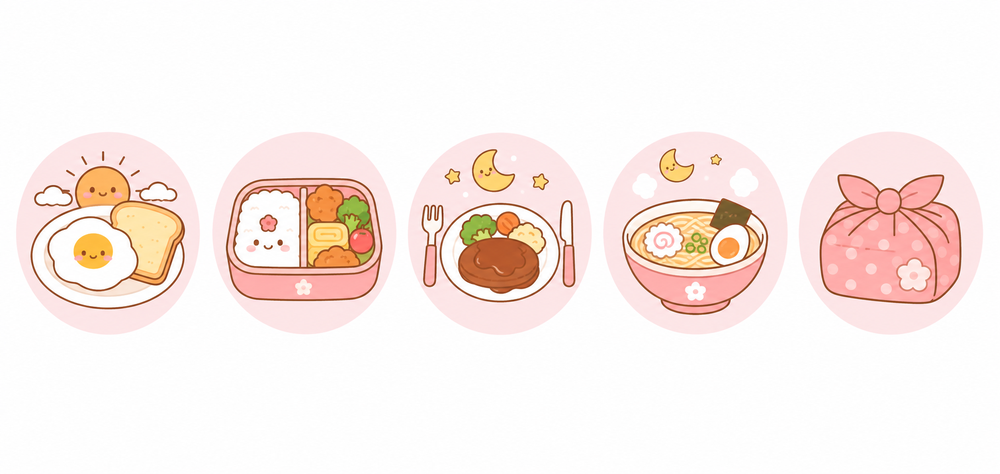
#> input picture 场景分类图标.png, 1000 x 474 px, shrunk from 1821 x 864 before the run
$ python split_icons_individual.py
#> lines starting #> are read from the running program, lines starting #| are printed output that depends on the picture
from PIL import Image
import os

def find_icon_bounding_box(img):
    """找到图标在图片中的边界框（非透明区域）"""
    # 转换为RGBA模式
    img_rgba = img.convert("RGBA")
    width, height = img_rgba.size

    # 获取像素数据
    pixels = img_rgba.load()

    # 初始化边界
    min_x, min_y = width, height
    max_x, max_y = 0, 0

    # 扫描所有像素，找到非透明区域
    for y in range(height):
        for x in range(width):
            r, g, b, a = pixels[x, y]
            if a > 0:  # 非透明像素
                min_x = min(min_x, x)
                min_y = min(min_y, y)
                max_x = max(max_x, x)
                max_y = max(max_y, y)

    return min_x, min_y, max_x, max_y

def split_scene_icons_individual():
    """逐个切分场景分类图标.png - 5个图标"""
    img = Image.open("场景分类图标.png")
#> img is the input picture: PIL image 1000x474 RGB; mean R, G, B 249.8, 238.5, 234.5
    width, height = img.size
#> width = 1000; height = 474
    print(f"场景分类图标.png 尺寸: {width}x{height}")
#| 场景分类图标.png 尺寸: 1000x474

    output_dir = "场景分类图标_individual"
    os.makedirs(output_dir, exist_ok=True)

    # 5个图标水平排列，根据图片观察，图标大致均匀分布
    # 每个图标占宽度的1/5
    icon_width = width // 5
#> icon_width = 200

    for i in range(5):
        print(f"\n处理场景图标 {i+1}...")

        # 先大致裁剪出图标区域
        left = i * icon_width
        upper = 0
        right = (i + 1) * icon_width
        lower = height

        # 裁剪大致区域
        rough_icon = img.crop((left, upper, right, lower))

        # 找到图标的实际边界
        min_x, min_y, max_x, max_y = find_icon_bounding_box(rough_icon)
        print(f"  实际边界: ({min_x}, {min_y}) - ({max_x}, {max_y})")

        # 计算图标尺寸
        icon_w = max_x - min_x
        icon_h = max_y - min_y
        print(f"  图标尺寸: {icon_w}x{icon_h}")

        # 裁剪出实际图标
        actual_icon = rough_icon.crop((min_x, min_y, max_x, max_y))

        # 创建一个正方形画布，将图标放在中心
        canvas_size = max(icon_w, icon_h) + 40  # 添加边距
        canvas = Image.new("RGBA", (canvas_size, canvas_size), (0, 0, 0, 0))

        # 计算居中位置
        paste_x = (canvas_size - icon_w) // 2
        paste_y = (canvas_size - icon_h) // 2

        # 粘贴图标到画布中心
        canvas.paste(actual_icon, (paste_x, paste_y))

        # 保存图标
        icon_name = f"scene_{i+1}.png"
        icon_path = os.path.join(output_dir, icon_name)
        canvas.save(icon_path)
        print(f"  已保存: {icon_path}")
#> this loop made 5 passes
#|   实际边界: (0, 0) - (199, 473)
#|   图标尺寸: 199x473
#|   实际边界: (0, 0) - (199, 473)
#|   图标尺寸: 199x473
#|   实际边界: (0, 0) - (199, 473)
#|   图标尺寸: 199x473
#|   实际边界: (0, 0) - (199, 473)
#|   图标尺寸: 199x473
#|   实际边界: (0, 0) - (199, 473)
#|   图标尺寸: 199x473

def split_method_icons_individual():
    """逐个切分做法分类图标.png - 8个图标"""
    img = Image.open("做法分类图标.png")
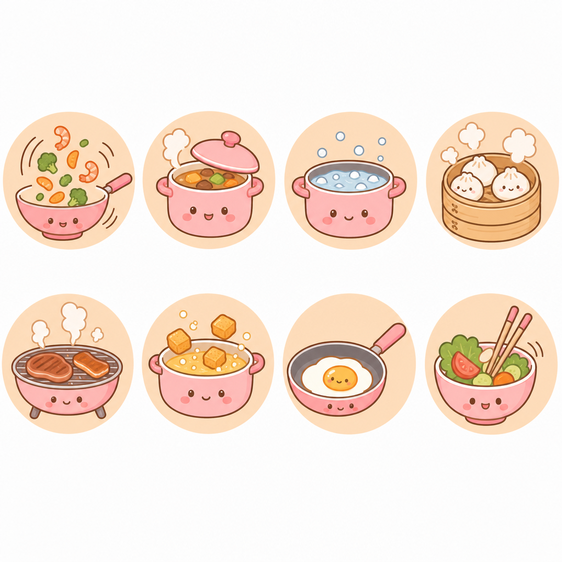
#> input picture 做法分类图标.png, 562 x 562 px, shrunk from 1024 x 1024 before the run
#> img is the input picture: PIL image 562x562 RGB; mean R, G, B 246.3, 230.4, 219.1
    width, height = img.size
#> width = 562; height = 562
    print(f"\n做法分类图标.png 尺寸: {width}x{height}")
#| 做法分类图标.png 尺寸: 562x562

    output_dir = "做法分类图标_individual"
    os.makedirs(output_dir, exist_ok=True)

    # 2行4列排列
    rows, cols = 2, 4
    cell_width = width // cols
#> cell_width = 140
    cell_height = height // rows
#> cell_height = 281

    icon_count = 0
    for row in range(rows):
        for col in range(cols):
            icon_count += 1
            print(f"\n处理做法图标 {icon_count}...")

            # 计算单元格区域
            left = col * cell_width
            upper = row * cell_height
            right = (col + 1) * cell_width
            lower = (row + 1) * cell_height

            # 裁剪单元格
            cell = img.crop((left, upper, right, lower))

            # 找到图标的实际边界
            min_x, min_y, max_x, max_y = find_icon_bounding_box(cell)
            print(f"  实际边界: ({min_x}, {min_y}) - ({max_x}, {max_y})")

            # 计算图标尺寸
            icon_w = max_x - min_x
            icon_h = max_y - min_y
            print(f"  图标尺寸: {icon_w}x{icon_h}")

            # 裁剪出实际图标
            actual_icon = cell.crop((min_x, min_y, max_x, max_y))

            # 创建一个正方形画布，将图标放在中心
            canvas_size = max(icon_w, icon_h) + 40  # 添加边距
            canvas = Image.new("RGBA", (canvas_size, canvas_size), (0, 0, 0, 0))

            # 计算居中位置
            paste_x = (canvas_size - icon_w) // 2
            paste_y = (canvas_size - icon_h) // 2

            # 粘贴图标到画布中心
            canvas.paste(actual_icon, (paste_x, paste_y))

            # 保存图标
            icon_name = f"method_{icon_count}.png"
            icon_path = os.path.join(output_dir, icon_name)
            canvas.save(icon_path)
            print(f"  已保存: {icon_path}")
#> actual_icon: PIL image 139x280 RGB
#> canvas: PIL image 320x320 RGBA
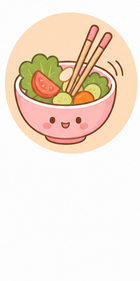
#> cell: PIL image 140x281 RGB; mean R, G, B 244, 228.2, 214.8
#> after the loop, icon_count = 8

def split_cuisine_icons_individual():
    """逐个切分菜系分类图标.png - 6个图标"""
    img = Image.open("菜系分类图标.png")
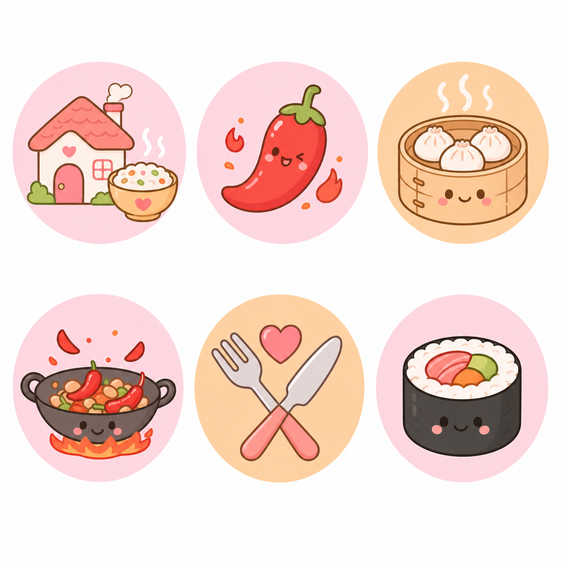
#> input picture 菜系分类图标.png, 562 x 562 px, shrunk from 1024 x 1024 before the run
#> img is the input picture: PIL image 562x562 RGB; mean R, G, B 242.1, 219, 211.8
    width, height = img.size
#> width = 562; height = 562
    print(f"\n菜系分类图标.png 尺寸: {width}x{height}")
#| 菜系分类图标.png 尺寸: 562x562

    output_dir = "菜系分类图标_individual"
    os.makedirs(output_dir, exist_ok=True)

    # 2行3列排列
    rows, cols = 2, 3
    cell_width = width // cols
#> cell_width = 187
    cell_height = height // rows
#> cell_height = 281

    icon_count = 0
    for row in range(rows):
        for col in range(cols):
            icon_count += 1
            print(f"\n处理菜系图标 {icon_count}...")

            # 计算单元格区域
            left = col * cell_width
            upper = row * cell_height
            right = (col + 1) * cell_width
            lower = (row + 1) * cell_height

            # 裁剪单元格
            cell = img.crop((left, upper, right, lower))

            # 找到图标的实际边界
            min_x, min_y, max_x, max_y = find_icon_bounding_box(cell)
            print(f"  实际边界: ({min_x}, {min_y}) - ({max_x}, {max_y})")

            # 计算图标尺寸
            icon_w = max_x - min_x
            icon_h = max_y - min_y
            print(f"  图标尺寸: {icon_w}x{icon_h}")

            # 裁剪出实际图标
            actual_icon = cell.crop((min_x, min_y, max_x, max_y))

            # 创建一个正方形画布，将图标放在中心
            canvas_size = max(icon_w, icon_h) + 40  # 添加边距
            canvas = Image.new("RGBA", (canvas_size, canvas_size), (0, 0, 0, 0))

            # 计算居中位置
            paste_x = (canvas_size - icon_w) // 2
            paste_y = (canvas_size - icon_h) // 2

            # 粘贴图标到画布中心
            canvas.paste(actual_icon, (paste_x, paste_y))

            # 保存图标
            icon_name = f"cuisine_{icon_count}.png"
            icon_path = os.path.join(output_dir, icon_name)
            canvas.save(icon_path)
            print(f"  已保存: {icon_path}")
#> actual_icon: PIL image 186x280 RGB
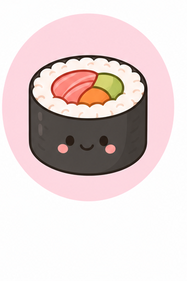
#> cell: PIL image 187x281 RGB; mean R, G, B 226.6, 212.3, 211.6
#> after the loop, icon_count = 6

def split_function_icons_individual():
    """逐个切分功能图标.png - 15个图标"""
    img = Image.open("功能图标.png")
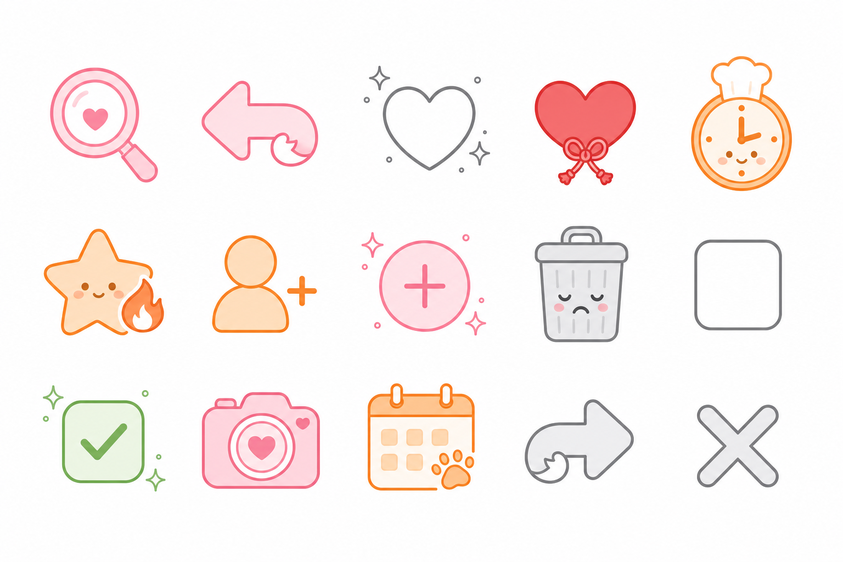
#> input picture 功能图标.png, 843 x 562 px, shrunk from 1536 x 1024 before the run
#> img is the input picture: PIL image 843x562 RGB; mean R, G, B 250.6, 242.3, 239.9
    width, height = img.size
#> width = 843; height = 562
    print(f"\n功能图标.png 尺寸: {width}x{height}")
#| 功能图标.png 尺寸: 843x562

    output_dir = "功能图标_individual"
    os.makedirs(output_dir, exist_ok=True)

    # 3行5列排列
    rows, cols = 3, 5
    cell_width = width // cols
#> cell_width = 168
    cell_height = height // rows
#> cell_height = 187

    icon_count = 0
    for row in range(rows):
        for col in range(cols):
            icon_count += 1
            print(f"\n处理功能图标 {icon_count}...")

            # 计算单元格区域
            left = col * cell_width
            upper = row * cell_height
            right = (col + 1) * cell_width
            lower = (row + 1) * cell_height

            # 裁剪单元格
            cell = img.crop((left, upper, right, lower))

            # 找到图标的实际边界
            min_x, min_y, max_x, max_y = find_icon_bounding_box(cell)
            print(f"  实际边界: ({min_x}, {min_y}) - ({max_x}, {max_y})")

            # 计算图标尺寸
            icon_w = max_x - min_x
            icon_h = max_y - min_y
            print(f"  图标尺寸: {icon_w}x{icon_h}")

            # 裁剪出实际图标
            actual_icon = cell.crop((min_x, min_y, max_x, max_y))

            # 创建一个正方形画布，将图标放在中心
            canvas_size = max(icon_w, icon_h) + 40  # 添加边距
            canvas = Image.new("RGBA", (canvas_size, canvas_size), (0, 0, 0, 0))

            # 计算居中位置
            paste_x = (canvas_size - icon_w) // 2
            paste_y = (canvas_size - icon_h) // 2

            # 粘贴图标到画布中心
            canvas.paste(actual_icon, (paste_x, paste_y))

            # 保存图标
            icon_name = f"func_{icon_count}.png"
            icon_path = os.path.join(output_dir, icon_name)
            canvas.save(icon_path)
            print(f"  已保存: {icon_path}")
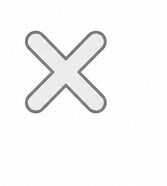
#> actual_icon: PIL image 167x186 RGB; mean R, G, B 247.5, 247.4, 247.7
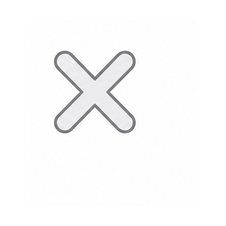
#> canvas: PIL image 226x226 RGBA; mean R, G, B, A 150.5, 150.5, 150.7, 155.1; transparent parts drawn white
#> cell: PIL image 168x187 RGB
#> after the loop, icon_count = 15

if __name__ == "__main__":
    print("开始逐个切分图标...")
    split_scene_icons_individual()
    split_method_icons_individual()
    split_cuisine_icons_individual()
    split_function_icons_individual()
    print("\n所有图标切分完成！")
